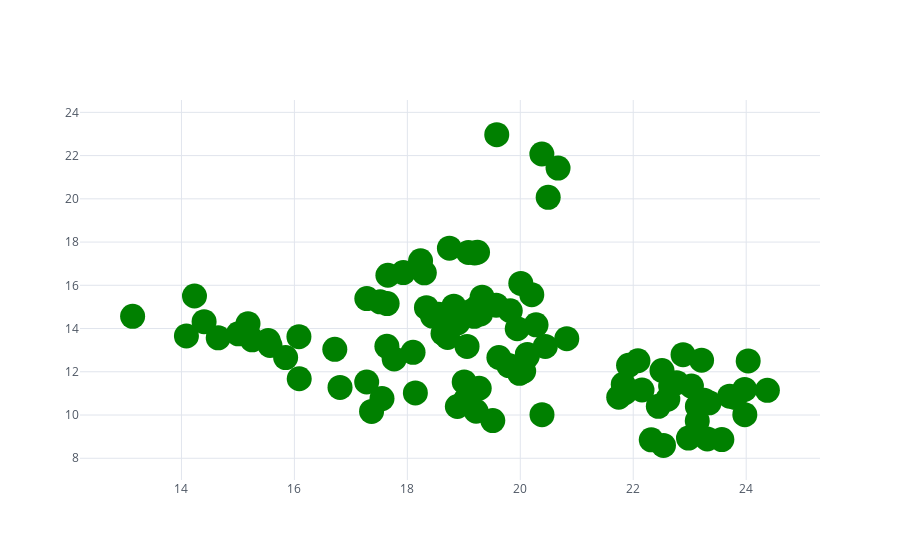

Notebook source saved alongside this figure:
### Code cell
df.iplot(x = 'A', y = 'B', mode = 'markers', size = 25, color="green")
